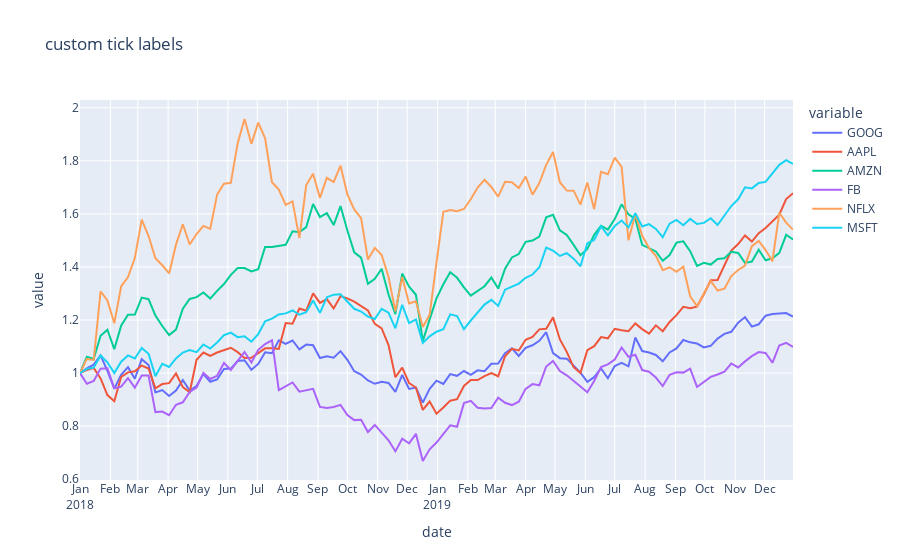

Write notebook code for a chart like this one.
### Code cell
df = px.data.stocks()
fig = px.line(df, x="date", y=df.columns,
              hover_data={"date": "|%B %d, %Y"},
              title='custom tick labels')
fig.update_xaxes(
    dtick="M1",
    tickformat="%b\n%Y")
fig.show()
df
